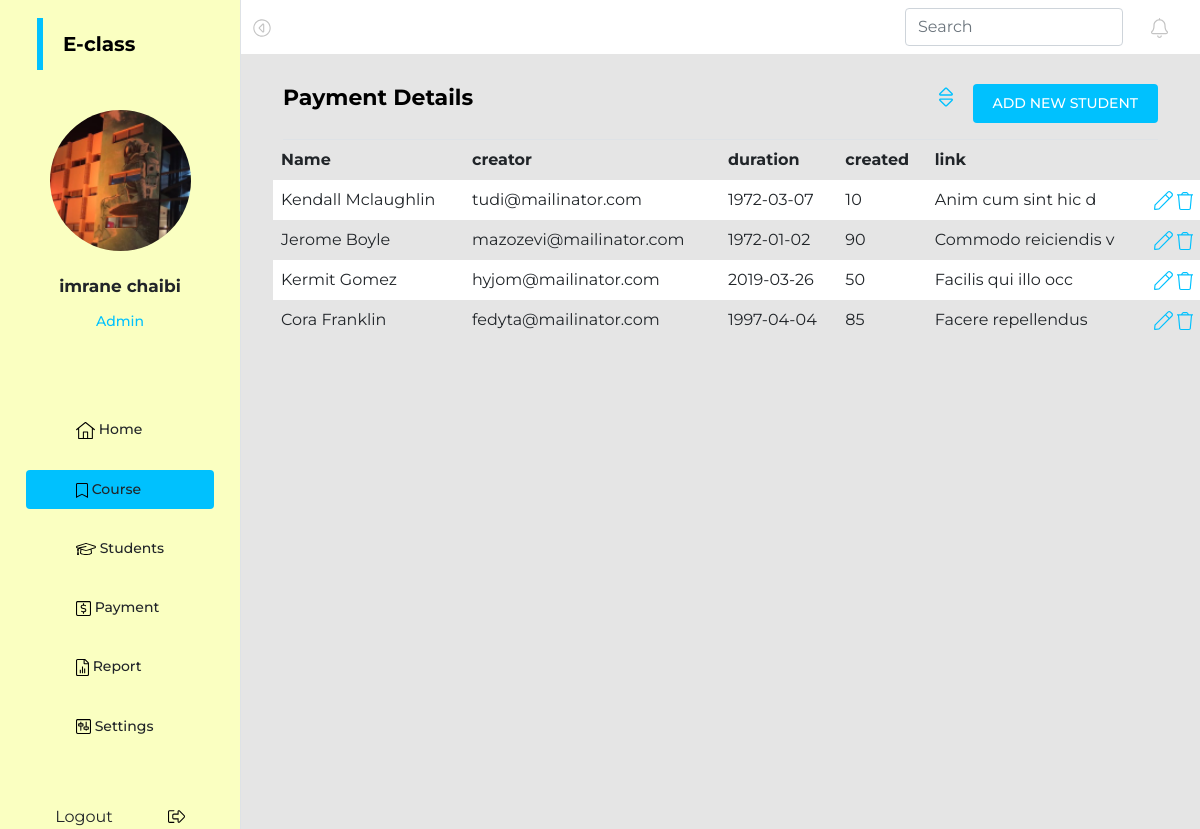
The app's page /course.php (signed in) with its own data.
### tables this page shows
CREATE TABLE `course` (
  `id` int(11) NOT NULL,
  `cname` varchar(255) NOT NULL,
  `creator` varchar(255) DEFAULT NULL,
  `created` varchar(255) DEFAULT NULL,
  `duration` varchar(255) DEFAULT NULL,
  `link` varchar(255) DEFAULT NULL
);

### course.php (the view, shortened to what this page needs)
<?php
            include './config/db.php';
            include './assets/utilities/fPayment.php';
            ?>
            <div id="page-content-wrapper">
                <nav class="navbar navbar-expand-lg bg-12">
                    <div class="container-fluid">
                        <a class="" id="sidebarToggle">
                            </a>
                        <div class="collapse navbar-collapse" id="navbarSupportedContent">
                            <ul class="navbar-nav ms-auto mt-2 mt-lg-0 mynav">
                                <li class="nav-item active">
                                    <form class="d-flex">
                                        <input class="form-control me-2" type="search" placeholder="Search" aria-label="Search">
                                    </form>
                                </li>
                                <li class="nav-item item1">
                                </li>
                            </ul>
                        </div>
                    </div>
                </nav>
                <div class="container-fluid m123">
                    <div class="mycontainer2 border-bottom">
                        <p class="stitle1">Payment Details</p>
                        <ul class="myul2">
                            <li>
                            </li>
                            <li><a type="button" class="add" data-bs-toggle="modal" data-bs-target="#staticBackdrop">ADD NEW STUDENT</a></li>
                        </ul>
                    </div>
                    <div class="res-table">
                    <table class="table">
                        <thead>
                          <tr class="theader1">
                            <th scope="col">Name</th>
                            <th scope="col">creator</th>
                            <th scope="col">duration</th>
                            <th scope="col">created</th>
                            <th scope="col">link</th>
                            <th></th>
                          </tr>
                        </thead>
                        <tbody>
                        <?php
                                $sql = "SELECT id, cname, creator, created,  duration,  link FROM course";
                                $result = mysqli_query($connection, $sql);
                                if (mysqli_num_rows($result) > 0) {
                                while($courses = mysqli_fetch_assoc($result)) {
                                    echo '<tr>';
                                    echo '<td>'.$courses['cname'].'</td>';
                                    echo '<td>'.$courses['creator'].'</td>';
                                    echo '<td>'.$courses['created'].'</td>';
                                    echo '<td>'.$courses['duration'].'</td>';
                                    echo '<td>'.$courses['link'].'</td>';
                                    echo '
                                    <td class="mytd">
                                        <a href="./editcourse.php?id='.$courses['id'].'"></a>
                                        <a href="./removecourse.php?id='.$courses['id'].'"><svg width="16" height="18" viewBox="0 0 16 18" fill="none" xmlns="http://www.w3.org/2000/svg">
                                            </svg></a>
                                    </td>
                                    ';
                                    echo '</tr>';
                                }
                                }
                                else {
                                    echo '<div class="alert alert-warning" role="alert">Sorry no data available</div>';
                                }
                                ?>
                        </tbody>
                      </table>
                    </div>
                </div>
            </div>
        </div>
        <?php
           include './assets/utilities/fdashboard.php';
        ?>

### assets/utilities/fPayment.php (shortened to what this page needs)
<!DOCTYPE html>
<html lang="en">
    <head>
        <link href="./assets/css/admin.css" rel="stylesheet" />
        <link rel="stylesheet" href="./assets/css/payment.css">
    </head>
    <body class="color12">
        <div class="d-flex" id="wrapper">
            <div class="border-end bg-1" id="sidebar-wrapper">
                <div class="sidebar-heading dtitle1">E-class</div>
                <div class="list-group list-group-flush bg-1 admin-admin">
                    <img class="img-admin" src="./assets/img/pexels-photo-2379004 1.png" alt="admin img">
                    <p class="p-admin"><?php echo $_SESSION['firstname'];?> <?php echo $_SESSION['lastname']; ?></p>
                    <a href="#" class="mylink">Admin</a>
                </div>
                <div class="list-group list-group-flush bg-1 admin-admin">
                    <ul class="myul">
                        <li class="btn1"> <span><a class="slink" href="./dashboard.php">Home</a></span></li>
                        <li class="btn1 sbtn"> <span> <a class="slink" href="./course.php">Course</a></span></li>
                        <li class="btn1"> <span><a class="slink" href="./student.php">Students</a></span></li>
                        <li class="btn1"> <span><a class="slink" href="./payment.php">Payment</a></span></li>
                        <li class="btn1"> <span>Report</span></li>
                        <li class="btn1"> <span>Settings</span></li>
                    </ul>
                </div>
                <div class="logout">
                    <span> <a class="slink" href="./logout.php">Logout</a> </span>
                </div>
            </div>

### assets/utilities/fdashboard.php (shortened to what this page needs)
    </body>
</html>

### assets/css/payment.css (style rules this page uses)
tr:nth-child(even) { background-color: #E5E5E5; }
tr:nth-child(odd) { background: #ffff; }
.table { margin-left: 20px; margin-right: 20px !important; }
.theader1 { background-color: #E5E5E5 !important; }

### records on screen
course: cname "Kendall Mclaughlin", creator "tudi@mailinator.com", created "1972-03-07", duration "10", link "Anim cum sint hic d"
course: cname "Jerome Boyle", creator "mazozevi@mailinator.com", created "1972-01-02", duration "90", link "Commodo reiciendis v"
course: cname "Kermit Gomez", creator "hyjom@mailinator.com", created "2019-03-26", duration "50", link "Facilis qui illo occ"
course: cname "Cora Franklin", creator "fedyta@mailinator.com", created "1997-04-04", duration "85", link "Facere repellendus"

### other values on screen
$_SESSION['firstname'] "imrane"
$_SESSION['lastname'] "chaibi"
